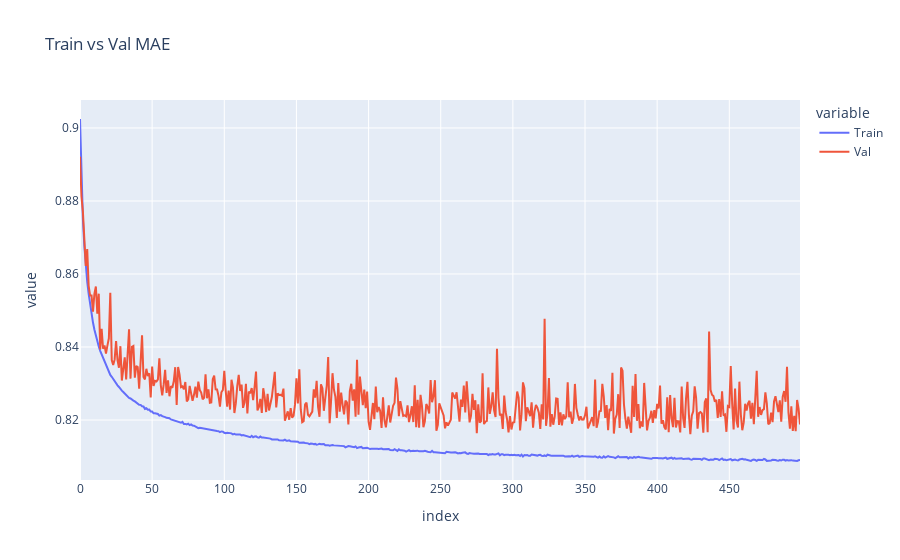

Notebook code cell kept with this figure:
### Code cell
fig_mae = px.line({
    'Train': trained_model.history['mean_absolute_error'],
    'Val': trained_model.history['val_mean_absolute_error']
    },
    title='Train vs Val MAE')
fig_mae.show()

### Figure 1 — Plotly figure (JSON) as saved in the notebook; plotly's stock layout.template omitted (floating-point values rounded to 4 significant figures; data arrays with more than 128 entries replaced by an {"elided": "..."} marker saying what was removed)
{"data": [{"hovertemplate": "variable=Train<br>index=%{x}<br>value=%{y}<extra></extra>", "legendgroup": "Train", "line": {"color": "#636efa", "dash": "solid"}, "marker": {"symbol": "circle"}, "mode": "lines", "name": "Train", "orientation": "v", "showlegend": true, "type": "scatter", "x": {"elided": "500 int values"}, "xaxis": "x", "y": {"elided": "500 float values"}, "yaxis": "y"}, {"hovertemplate": "variable=Val<br>index=%{x}<br>value=%{y}<extra></extra>", "legendgroup": "Val", "line": {"color": "#EF553B", "dash": "solid"}, "marker": {"symbol": "circle"}, "mode": "lines", "name": "Val", "orientation": "v", "showlegend": true, "type": "scatter", "x": {"elided": "500 int values"}, "xaxis": "x", "y": {"elided": "500 float values"}, "yaxis": "y"}], "layout": {"legend": {"title": {"text": "variable"}, "tracegroupgap": 0}, "title": {"text": "Train vs Val MAE"}, "xaxis": {"anchor": "y", "domain": [0, 1], "title": {"text": "index"}}, "yaxis": {"anchor": "x", "domain": [0, 1], "title": {"text": "value"}}}}
